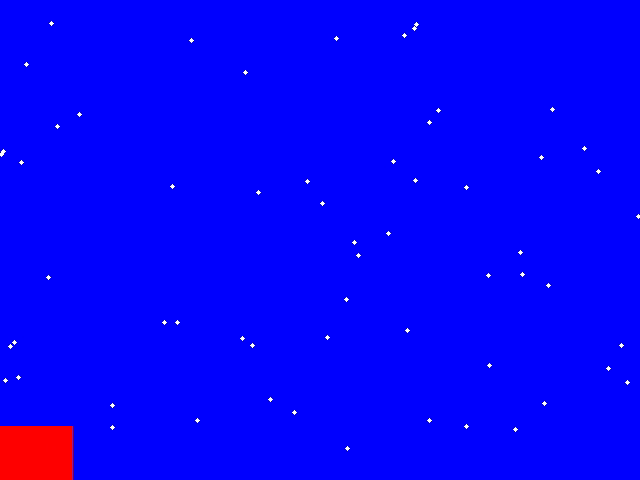
#> input picture frame 15 of Modul_4/Vježbe/video/primjer_8.mp4, 640 x 480 px
$ python 7_Zadatak_4_Farneback_template.py
#> lines starting #> are read from the running program, lines starting #| are printed output that depends on the picture; after the words box and inside, x2 and y2 are one past the last pixel; in counts of white or black regions, pixels touching at a corner belong together
import cv2
import numpy as np

# ----------------------------------------
# POSTAVKE
# ----------------------------------------
VIDEO_PATH = "video/primjer_8.mp4"   # promijeni po potrebi

cap = cv2.VideoCapture(VIDEO_PATH)
if not cap.isOpened():
    raise SystemExit("Ne mogu otvoriti video datoteku.")

# učitaj prvi frame
ret, frame1 = cap.read()
#> frame1 is the input picture: shape (480, 640, 3); mean B, G, R 250.6, 0.6, 3.9
if not ret:
    raise SystemExit("Ne mogu pročitati prvi frame.")

prev_gray = cv2.cvtColor(frame1, cv2.COLOR_BGR2GRAY)
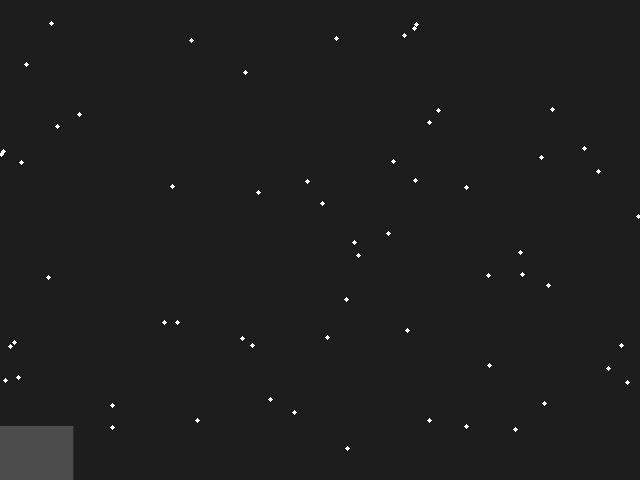
#> prev_gray: shape (480, 640); min 26, max 255, mean 30.2

win_name = "Gusti optički tok - strelice (Farneback)"
cv2.namedWindow(win_name, cv2.WINDOW_NORMAL)
cv2.resizeWindow(win_name, 960, 540)

# korak mreže (što veći, to manje strelica)
STEP = 10

# faktor skaliranja duljine strelica (da se bolje vidi)
SCALE = 5

# ----------------------------------------
# GLAVNA PETLJA
# ----------------------------------------
while True:
    ret, frame2 = cap.read()
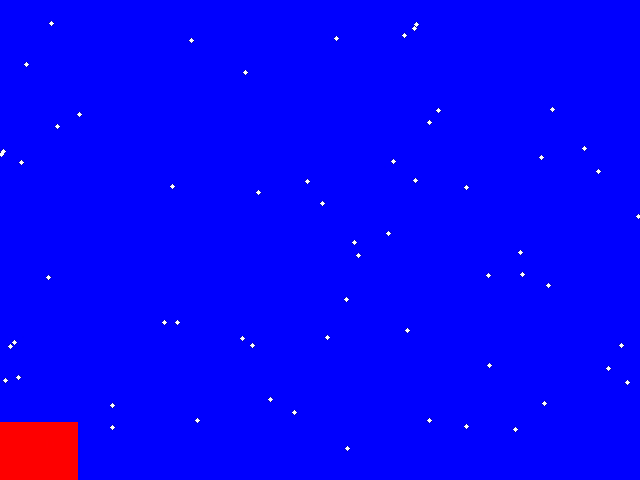
#> input picture frame 16 of Modul_4/Vježbe/video/primjer_8.mp4, 640 x 480 px
#> frame2 is the input picture: shape (480, 640, 3); mean B, G, R 250.1, 0.6, 4.4
    if not ret:
        break

    gray = cv2.cvtColor(frame2, cv2.COLOR_BGR2GRAY)

    # izračunaj gusti optički tok (Farneback)
    flow = cv2.calcOpticalFlowFarneback(
        prev_gray, gray, None,
        pyr_scale=0.5,
        levels=3,
        winsize=15,
        iterations=3,
        poly_n=5,
        poly_sigma=1.2,
        flags=0
    )

    # kopija framea za crtanje
    vis = frame2.copy()

    h, w = gray.shape
#> h = 480; w = 640

    # prolazimo po mreži točaka (svakih STEP piksela)
    for y in range(0, h, STEP):
        for x in range(0, w, STEP):
            fx, fy = flow[y, x]   # vektor gibanja u toj točki

            # početna točka strelice
            x1 = int(x)
            y1 = int(y)

            # krajnja točka (skalirani vektor)
            x2 = int(x + fx * SCALE)
            y2 = int(y + fy * SCALE)

            # nacrtaj strelicu
            cv2.arrowedLine(
                vis,
                (x1, y1),
                (x2, y2),
                (0, 255, 0),
                1,
                tipLength=0.3
            )
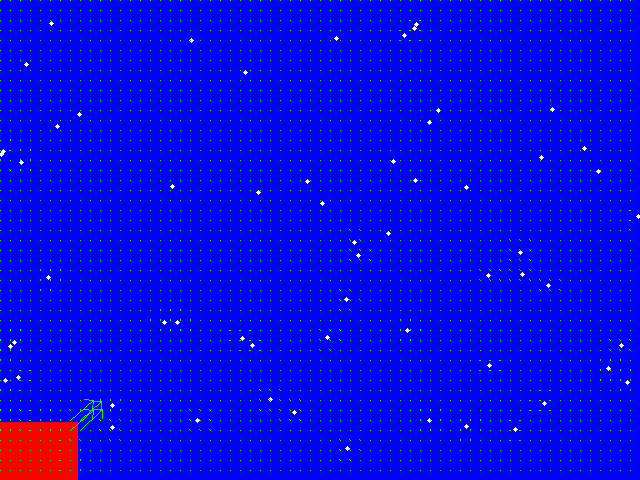
#> vis: shape (480, 640, 3); 1.13% of pixels changed, all inside (x1, y1, x2, y2) = (0, 0, 631, 471)

    cv2.imshow(win_name, vis)

    key = cv2.waitKey(30) & 0xFF
#> (key Esc is pressed here)
    if key == 113:  # 'q' – izlaz
        break

    # trenutni gray postaje "prethodni" za sljedeći korak
    prev_gray = gray.copy()

cap.release()
cv2.destroyAllWindows()

$ run again, starting later in the video
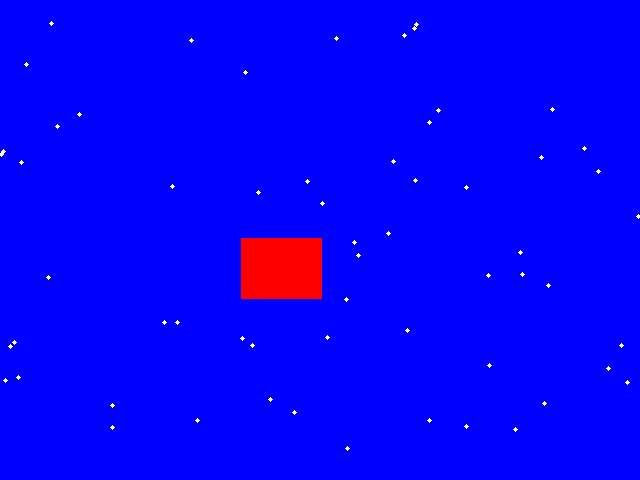
#> input picture frame 67 of Modul_4/Vježbe/video/primjer_8.mp4, 640 x 480 px
#> frame1 is the input picture: shape (480, 640, 3); mean B, G, R 249.8, 0.7, 4.7
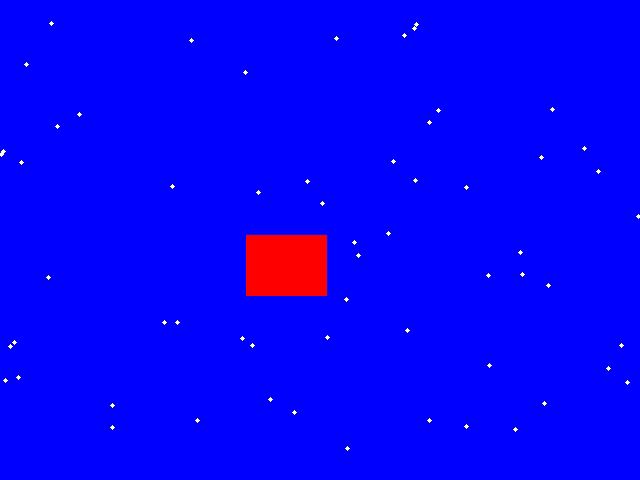
#> input picture frame 68 of Modul_4/Vježbe/video/primjer_8.mp4, 640 x 480 px
#> frame2 is the input picture: shape (480, 640, 3); mean B, G, R 249.8, 0.7, 4.7
#> after the loop `for y in range(0, h, STEP):`:
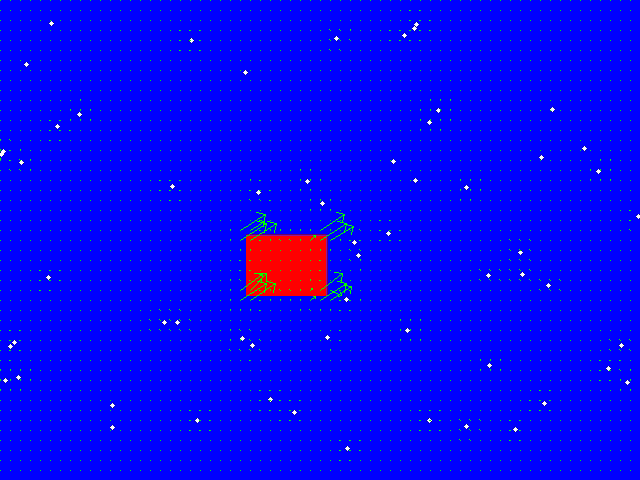
#> vis: shape (480, 640, 3); 1.31% of pixels changed, all inside (x1, y1, x2, y2) = (0, 0, 631, 471)

$ run again, starting later in the video
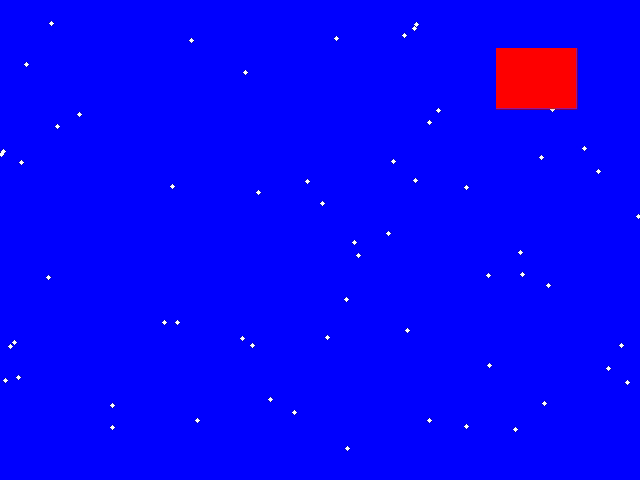
#> input picture frame 120 of Modul_4/Vježbe/video/primjer_8.mp4, 640 x 480 px
#> frame1 is the input picture: shape (480, 640, 3); mean B, G, R 249.8, 0.6, 4.7
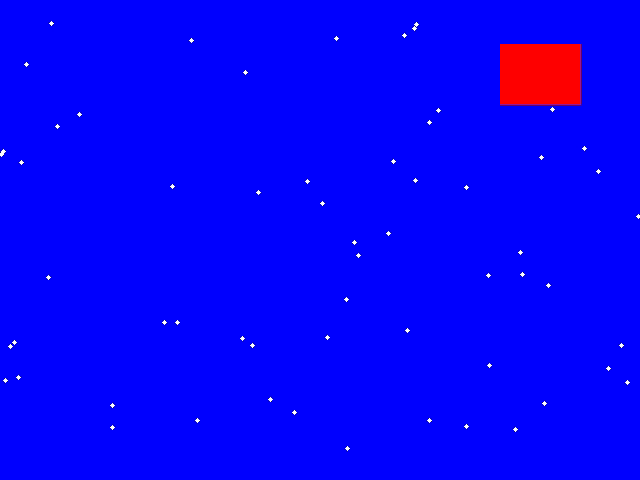
#> input picture frame 121 of Modul_4/Vježbe/video/primjer_8.mp4, 640 x 480 px
#> frame2 is the input picture: shape (480, 640, 3); mean B, G, R 249.8, 0.7, 4.7
#> after the loop `for y in range(0, h, STEP):`:
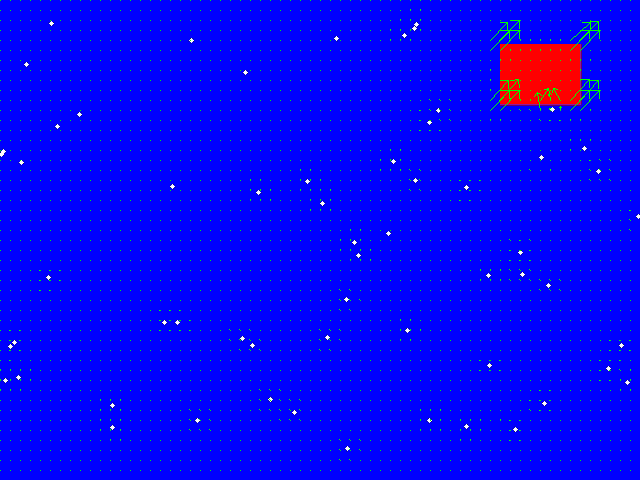
#> vis: shape (480, 640, 3); 1.32% of pixels changed, all inside (x1, y1, x2, y2) = (0, 0, 631, 471)
